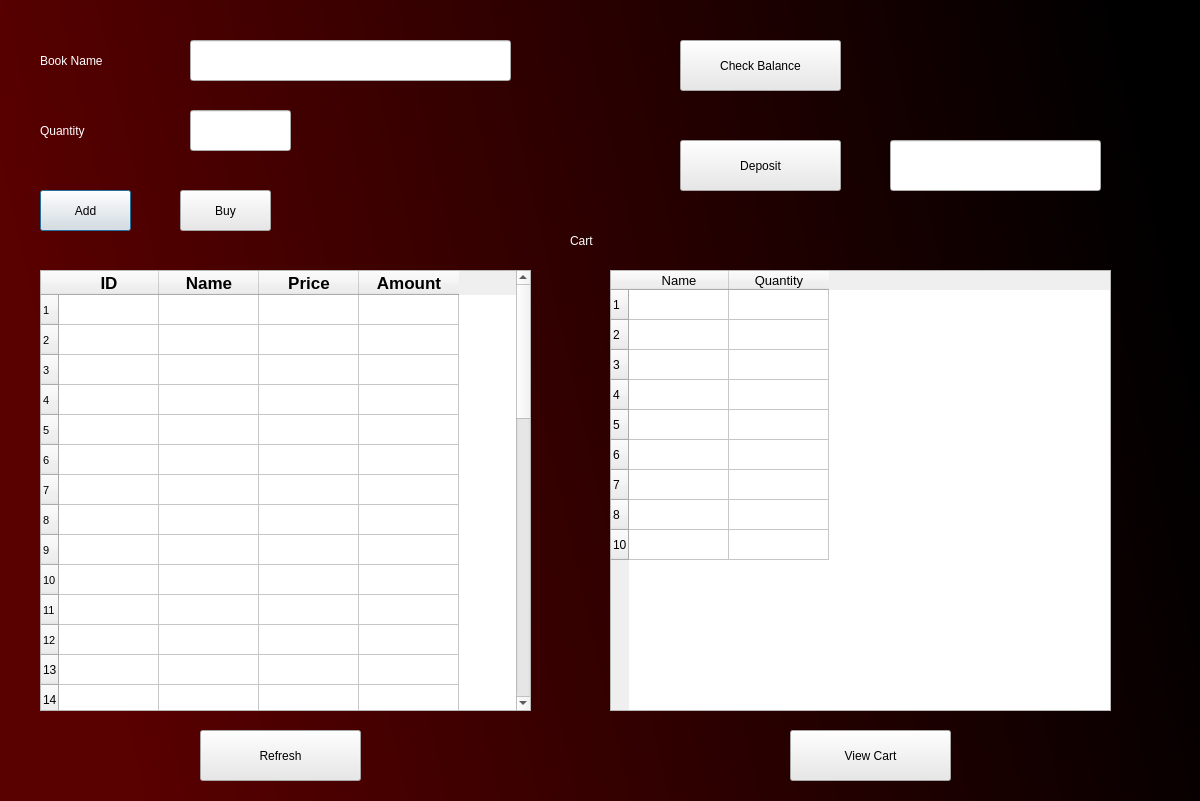
<?xml version="1.0" encoding="UTF-8"?>
<ui version="4.0">
 <class>Dialog</class>
 <widget class="QDialog" name="Dialog">
  <property name="geometry">
   <rect>
    <x>0</x>
    <y>0</y>
    <width>1200</width>
    <height>801</height>
   </rect>
  </property>
  <property name="windowTitle">
   <string>Dialog</string>
  </property>
  <widget class="QWidget" name="mwwidget" native="true">
   <property name="geometry">
    <rect>
     <x>0</x>
     <y>0</y>
     <width>1201</width>
     <height>801</height>
    </rect>
   </property>
   <property name="styleSheet">
    <string notr="true">QWidget#mwwidget{
background-color: qlineargradient(spread:pad, x1:0, y1:0.227273, x2:0.945274, y2:0.0852273, stop:0 rgba(89, 0, 0, 255), stop:1 rgba(0, 0, 0, 255))
}</string>
   </property>
   <widget class="QLabel" name="label_3">
    <property name="geometry">
     <rect>
      <x>570</x>
      <y>220</y>
      <width>71</width>
      <height>41</height>
     </rect>
    </property>
    <property name="styleSheet">
     <string notr="true">font: 75 20pt &quot;MS Shell Dlg 2&quot;;
color: white;</string>
    </property>
    <property name="text">
     <string>Cart</string>
    </property>
   </widget>
   <widget class="QTableWidget" name="tableWidget">
    <property name="geometry">
     <rect>
      <x>40</x>
      <y>270</y>
      <width>491</width>
      <height>441</height>
     </rect>
    </property>
    <property name="styleSheet">
     <string notr="true"/>
    </property>
    <row>
     <property name="text">
      <string>1</string>
     </property>
     <property name="font">
      <font>
       <pointsize>8</pointsize>
      </font>
     </property>
    </row>
    <row>
     <property name="text">
      <string>2</string>
     </property>
     <property name="font">
      <font>
       <pointsize>8</pointsize>
      </font>
     </property>
    </row>
    <row>
     <property name="text">
      <string>3</string>
     </property>
     <property name="font">
      <font>
       <pointsize>8</pointsize>
      </font>
     </property>
    </row>
    <row>
     <property name="text">
      <string>4</string>
     </property>
     <property name="font">
      <font>
       <pointsize>8</pointsize>
      </font>
     </property>
    </row>
    <row>
     <property name="text">
      <string>5</string>
     </property>
     <property name="font">
      <font>
       <pointsize>8</pointsize>
      </font>
     </property>
    </row>
    <row>
     <property name="text">
      <string>6</string>
     </property>
     <property name="font">
      <font>
       <pointsize>8</pointsize>
      </font>
     </property>
    </row>
    <row>
     <property name="text">
      <string>7</string>
     </property>
     <property name="font">
      <font>
       <pointsize>8</pointsize>
      </font>
     </property>
    </row>
    <row>
     <property name="text">
      <string>8</string>
     </property>
     <property name="font">
      <font>
       <pointsize>8</pointsize>
      </font>
     </property>
    </row>
    <row>
     <property name="text">
      <string>9</string>
     </property>
     <property name="font">
      <font>
       <pointsize>8</pointsize>
      </font>
     </property>
    </row>
    <row>
     <property name="text">
      <string>10</string>
     </property>
     <property name="font">
      <font>
       <pointsize>8</pointsize>
      </font>
     </property>
    </row>
    <row>
     <property name="text">
      <string>11</string>
     </property>
     <property name="font">
      <font>
       <pointsize>8</pointsize>
      </font>
     </property>
    </row>
    <row>
     <property name="text">
      <string>12</string>
     </property>
     <property name="font">
      <font>
       <pointsize>8</pointsize>
      </font>
     </property>
    </row>
    <row>
     <property name="text">
      <string>13</string>
     </property>
    </row>
    <row>
     <property name="text">
      <string>14</string>
     </property>
    </row>
    <row>
     <property name="text">
      <string>15</string>
     </property>
    </row>
    <row>
     <property name="text">
      <string>16</string>
     </property>
    </row>
    <row>
     <property name="text">
      <string>17</string>
     </property>
    </row>
    <row>
     <property name="text">
      <string>18</string>
     </property>
    </row>
    <row>
     <property name="text">
      <string>19</string>
     </property>
    </row>
    <row>
     <property name="text">
      <string>20</string>
     </property>
    </row>
    <row>
     <property name="text">
      <string>21</string>
     </property>
    </row>
    <row>
     <property name="text">
      <string>22</string>
     </property>
    </row>
    <row>
     <property name="text">
      <string>23</string>
     </property>
    </row>
    <row>
     <property name="text">
      <string>24</string>
     </property>
    </row>
    <row>
     <property name="text">
      <string>25</string>
     </property>
    </row>
    <row>
     <property name="text">
      <string>26</string>
     </property>
    </row>
    <row>
     <property name="text">
      <string>27</string>
     </property>
    </row>
    <row>
     <property name="text">
      <string>28</string>
     </property>
    </row>
    <row>
     <property name="text">
      <string>29</string>
     </property>
    </row>
    <row>
     <property name="text">
      <string>30</string>
     </property>
    </row>
    <row>
     <property name="text">
      <string>31</string>
     </property>
    </row>
    <row>
     <property name="text">
      <string>32</string>
     </property>
    </row>
    <row>
     <property name="text">
      <string>33</string>
     </property>
    </row>
    <row>
     <property name="text">
      <string>34</string>
     </property>
    </row>
    <row>
     <property name="text">
      <string>35</string>
     </property>
    </row>
    <row>
     <property name="text">
      <string>36</string>
     </property>
    </row>
    <row>
     <property name="text">
      <string>37</string>
     </property>
    </row>
    <row>
     <property name="text">
      <string>38</string>
     </property>
    </row>
    <row>
     <property name="text">
      <string>39</string>
     </property>
    </row>
    <row>
     <property name="text">
      <string>40</string>
     </property>
    </row>
    <column>
     <property name="text">
      <string>ID</string>
     </property>
     <property name="font">
      <font>
       <pointsize>13</pointsize>
       <weight>75</weight>
       <bold>true</bold>
      </font>
     </property>
    </column>
    <column>
     <property name="text">
      <string>Name</string>
     </property>
     <property name="font">
      <font>
       <pointsize>13</pointsize>
       <weight>75</weight>
       <bold>true</bold>
      </font>
     </property>
    </column>
    <column>
     <property name="text">
      <string>Price</string>
     </property>
     <property name="font">
      <font>
       <pointsize>13</pointsize>
       <weight>75</weight>
       <bold>true</bold>
      </font>
     </property>
    </column>
    <column>
     <property name="text">
      <string>Amount</string>
     </property>
     <property name="font">
      <font>
       <pointsize>13</pointsize>
       <weight>75</weight>
       <bold>true</bold>
      </font>
     </property>
    </column>
   </widget>
   <widget class="QLabel" name="label">
    <property name="geometry">
     <rect>
      <x>40</x>
      <y>40</y>
      <width>131</width>
      <height>41</height>
     </rect>
    </property>
    <property name="styleSheet">
     <string notr="true">font: 75 15pt &quot;MS Shell Dlg 2&quot;;
color: white;</string>
    </property>
    <property name="text">
     <string>Book Name</string>
    </property>
   </widget>
   <widget class="QLineEdit" name="bookNameField">
    <property name="geometry">
     <rect>
      <x>190</x>
      <y>40</y>
      <width>321</width>
      <height>41</height>
     </rect>
    </property>
   </widget>
   <widget class="QLabel" name="label_2">
    <property name="geometry">
     <rect>
      <x>40</x>
      <y>110</y>
      <width>111</width>
      <height>41</height>
     </rect>
    </property>
    <property name="styleSheet">
     <string notr="true">font: 75 15pt &quot;MS Shell Dlg 2&quot;;
color: white;</string>
    </property>
    <property name="text">
     <string>Quantity</string>
    </property>
   </widget>
   <widget class="QLineEdit" name="QuantityField">
    <property name="geometry">
     <rect>
      <x>190</x>
      <y>110</y>
      <width>101</width>
      <height>41</height>
     </rect>
    </property>
   </widget>
   <widget class="QPushButton" name="addButton">
    <property name="geometry">
     <rect>
      <x>40</x>
      <y>190</y>
      <width>91</width>
      <height>41</height>
     </rect>
    </property>
    <property name="styleSheet">
     <string notr="true">background-color: rgb(232, 232, 232);
font: 75 12pt &quot;MS Shell Dlg 2&quot;;</string>
    </property>
    <property name="text">
     <string>Add</string>
    </property>
   </widget>
   <widget class="QPushButton" name="deposit_Button">
    <property name="geometry">
     <rect>
      <x>680</x>
      <y>140</y>
      <width>161</width>
      <height>51</height>
     </rect>
    </property>
    <property name="styleSheet">
     <string notr="true">background-color: rgb(232, 232, 232);
font: 75 12pt &quot;MS Shell Dlg 2&quot;;</string>
    </property>
    <property name="text">
     <string>Deposit</string>
    </property>
   </widget>
   <widget class="QPushButton" name="check_Balance_Button">
    <property name="geometry">
     <rect>
      <x>680</x>
      <y>40</y>
      <width>161</width>
      <height>51</height>
     </rect>
    </property>
    <property name="styleSheet">
     <string notr="true">background-color: rgb(232, 232, 232);
font: 75 12pt &quot;MS Shell Dlg 2&quot;;</string>
    </property>
    <property name="text">
     <string>Check Balance</string>
    </property>
   </widget>
   <widget class="QLabel" name="balanceLabel">
    <property name="geometry">
     <rect>
      <x>870</x>
      <y>30</y>
      <width>231</width>
      <height>61</height>
     </rect>
    </property>
    <property name="styleSheet">
     <string notr="true">font: 75 20pt &quot;MS Shell Dlg 2&quot;;
color: white;</string>
    </property>
    <property name="text">
     <string/>
    </property>
   </widget>
   <widget class="QLineEdit" name="depositField">
    <property name="geometry">
     <rect>
      <x>890</x>
      <y>140</y>
      <width>211</width>
      <height>51</height>
     </rect>
    </property>
   </widget>
   <widget class="QTableWidget" name="tableWidget_2">
    <property name="geometry">
     <rect>
      <x>610</x>
      <y>270</y>
      <width>501</width>
      <height>441</height>
     </rect>
    </property>
    <row>
     <property name="text">
      <string>1</string>
     </property>
    </row>
    <row>
     <property name="text">
      <string>2</string>
     </property>
    </row>
    <row>
     <property name="text">
      <string>3</string>
     </property>
    </row>
    <row>
     <property name="text">
      <string>4</string>
     </property>
    </row>
    <row>
     <property name="text">
      <string>5</string>
     </property>
    </row>
    <row>
     <property name="text">
      <string>6</string>
     </property>
    </row>
    <row>
     <property name="text">
      <string>7</string>
     </property>
    </row>
    <row>
     <property name="text">
      <string>8</string>
     </property>
    </row>
    <row>
     <property name="text">
      <string>10</string>
     </property>
    </row>
    <column>
     <property name="text">
      <string>Name</string>
     </property>
     <property name="font">
      <font>
       <pointsize>10</pointsize>
      </font>
     </property>
    </column>
    <column>
     <property name="text">
      <string>Quantity</string>
     </property>
     <property name="font">
      <font>
       <pointsize>10</pointsize>
      </font>
     </property>
    </column>
   </widget>
   <widget class="QPushButton" name="ViewCartButton">
    <property name="geometry">
     <rect>
      <x>790</x>
      <y>730</y>
      <width>161</width>
      <height>51</height>
     </rect>
    </property>
    <property name="styleSheet">
     <string notr="true">background-color: rgb(232, 232, 232);
font: 75 12pt &quot;MS Shell Dlg 2&quot;;</string>
    </property>
    <property name="text">
     <string>View Cart</string>
    </property>
   </widget>
   <widget class="QPushButton" name="buyButton">
    <property name="geometry">
     <rect>
      <x>180</x>
      <y>190</y>
      <width>91</width>
      <height>41</height>
     </rect>
    </property>
    <property name="styleSheet">
     <string notr="true">background-color: rgb(232, 232, 232);
font: 75 12pt &quot;MS Shell Dlg 2&quot;;</string>
    </property>
    <property name="text">
     <string>Buy</string>
    </property>
   </widget>
   <widget class="QPushButton" name="refreshButton">
    <property name="geometry">
     <rect>
      <x>200</x>
      <y>730</y>
      <width>161</width>
      <height>51</height>
     </rect>
    </property>
    <property name="styleSheet">
     <string notr="true">background-color: rgb(232, 232, 232);
font: 75 12pt &quot;MS Shell Dlg 2&quot;;</string>
    </property>
    <property name="text">
     <string>Refresh</string>
    </property>
   </widget>
  </widget>
 </widget>
 <resources/>
 <connections/>
</ui>
